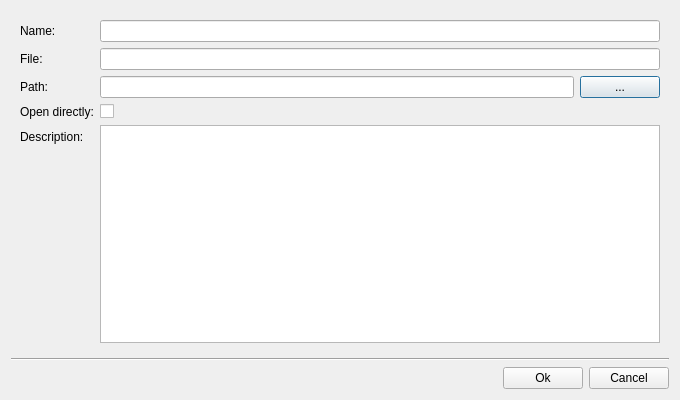
<?xml version="1.0" encoding="UTF-8"?>
<ui version="4.0">
 <class>FileProjectNewDialog</class>
 <widget class="QDialog" name="FileProjectNewDialog">
  <property name="geometry">
   <rect>
    <x>0</x>
    <y>0</y>
    <width>680</width>
    <height>400</height>
   </rect>
  </property>
  <property name="windowTitle">
   <string>New Project</string>
  </property>
  <layout class="QVBoxLayout" name="verticalLayout">
   <item>
    <widget class="QWidget" name="widget" native="true">
     <layout class="QFormLayout" name="formLayout_2">
      <property name="fieldGrowthPolicy">
       <enum>QFormLayout::ExpandingFieldsGrow</enum>
      </property>
      <item row="0" column="0">
       <widget class="QLabel" name="labelName">
        <property name="text">
         <string>Name:</string>
        </property>
       </widget>
      </item>
      <item row="0" column="1">
       <widget class="QLineEdit" name="lineEditName">
        <property name="text">
         <string/>
        </property>
        <property name="clearButtonEnabled">
         <bool>true</bool>
        </property>
       </widget>
      </item>
      <item row="2" column="1">
       <widget class="QLineEdit" name="lineEditFile">
        <property name="clearButtonEnabled">
         <bool>true</bool>
        </property>
       </widget>
      </item>
      <item row="5" column="0">
       <widget class="QLabel" name="labelDescription">
        <property name="text">
         <string>Description:</string>
        </property>
       </widget>
      </item>
      <item row="5" column="1">
       <widget class="QTextEdit" name="textEditDescription"/>
      </item>
      <item row="3" column="1">
       <layout class="QHBoxLayout" name="horizontalLayout">
        <item>
         <widget class="QLineEdit" name="lineEditPath">
          <property name="readOnly">
           <bool>true</bool>
          </property>
         </widget>
        </item>
        <item>
         <widget class="QPushButton" name="butShowFileDialog">
          <property name="text">
           <string>...</string>
          </property>
         </widget>
        </item>
       </layout>
      </item>
      <item row="2" column="0">
       <widget class="QLabel" name="labelFile">
        <property name="text">
         <string>File:</string>
        </property>
       </widget>
      </item>
      <item row="3" column="0">
       <widget class="QLabel" name="labelPath">
        <property name="text">
         <string>Path:</string>
        </property>
       </widget>
      </item>
      <item row="4" column="1">
       <widget class="QCheckBox" name="checkBoxFastLoad">
        <property name="toolTip">
         <string>Open Project by open Workspace</string>
        </property>
        <property name="text">
         <string/>
        </property>
       </widget>
      </item>
      <item row="4" column="0">
       <widget class="QLabel" name="labelFastLoad">
        <property name="text">
         <string>Open directly:</string>
        </property>
       </widget>
      </item>
     </layout>
    </widget>
   </item>
   <item>
    <widget class="Line" name="line">
     <property name="orientation">
      <enum>Qt::Horizontal</enum>
     </property>
    </widget>
   </item>
   <item>
    <layout class="QHBoxLayout" name="horizontalLayout_2">
     <item>
      <spacer name="horizontalSpacer">
       <property name="orientation">
        <enum>Qt::Horizontal</enum>
       </property>
       <property name="sizeHint" stdset="0">
        <size>
         <width>40</width>
         <height>20</height>
        </size>
       </property>
      </spacer>
     </item>
     <item>
      <widget class="QPushButton" name="butAccept">
       <property name="text">
        <string>Ok</string>
       </property>
      </widget>
     </item>
     <item>
      <widget class="QPushButton" name="butReject">
       <property name="text">
        <string>Cancel</string>
       </property>
      </widget>
     </item>
    </layout>
   </item>
  </layout>
 </widget>
 <resources/>
 <connections>
  <connection>
   <sender>butAccept</sender>
   <signal>clicked()</signal>
   <receiver>FileProjectNewDialog</receiver>
   <slot>accept()</slot>
   <hints>
    <hint type="sourcelabel">
     <x>263</x>
     <y>278</y>
    </hint>
    <hint type="destinationlabel">
     <x>199</x>
     <y>149</y>
    </hint>
   </hints>
  </connection>
  <connection>
   <sender>butReject</sender>
   <signal>clicked()</signal>
   <receiver>FileProjectNewDialog</receiver>
   <slot>reject()</slot>
   <hints>
    <hint type="sourcelabel">
     <x>349</x>
     <y>278</y>
    </hint>
    <hint type="destinationlabel">
     <x>199</x>
     <y>149</y>
    </hint>
   </hints>
  </connection>
 </connections>
</ui>
